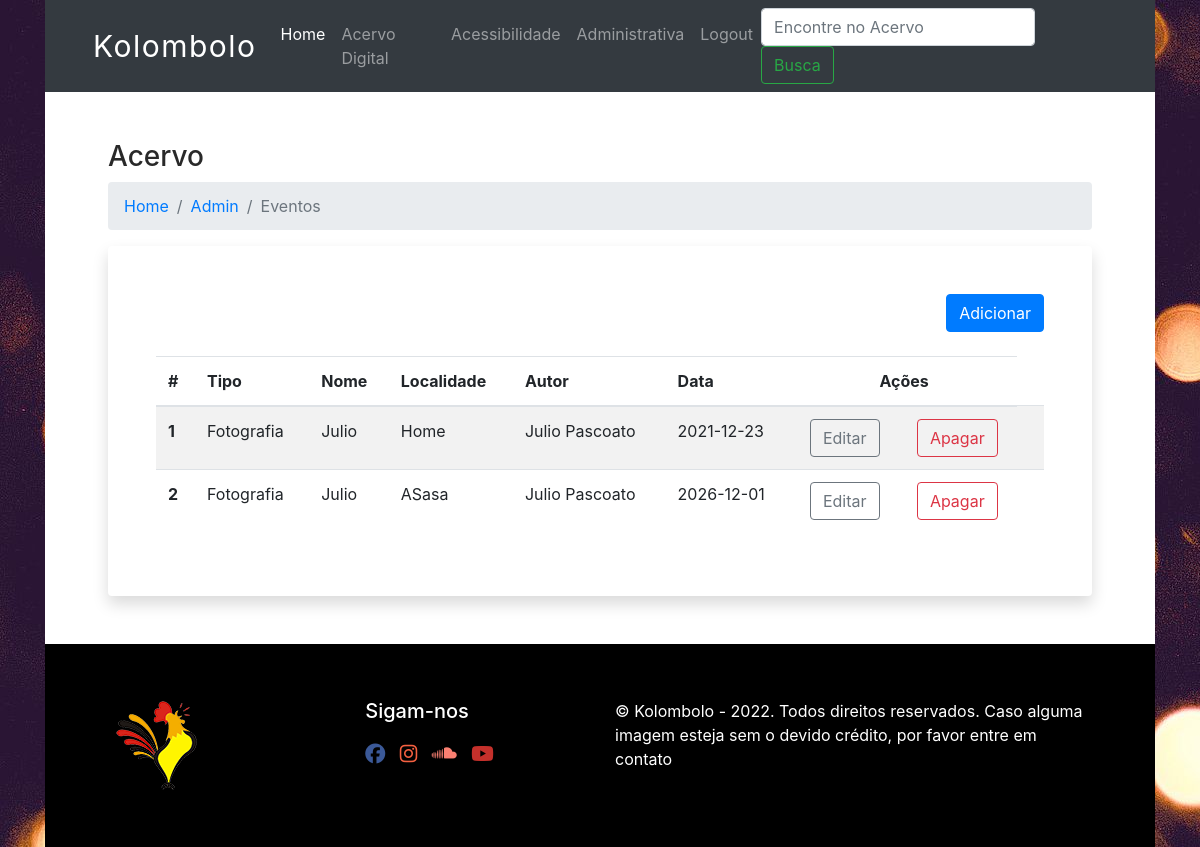
Page /acervo-admin (signed in) on the earlier database version.
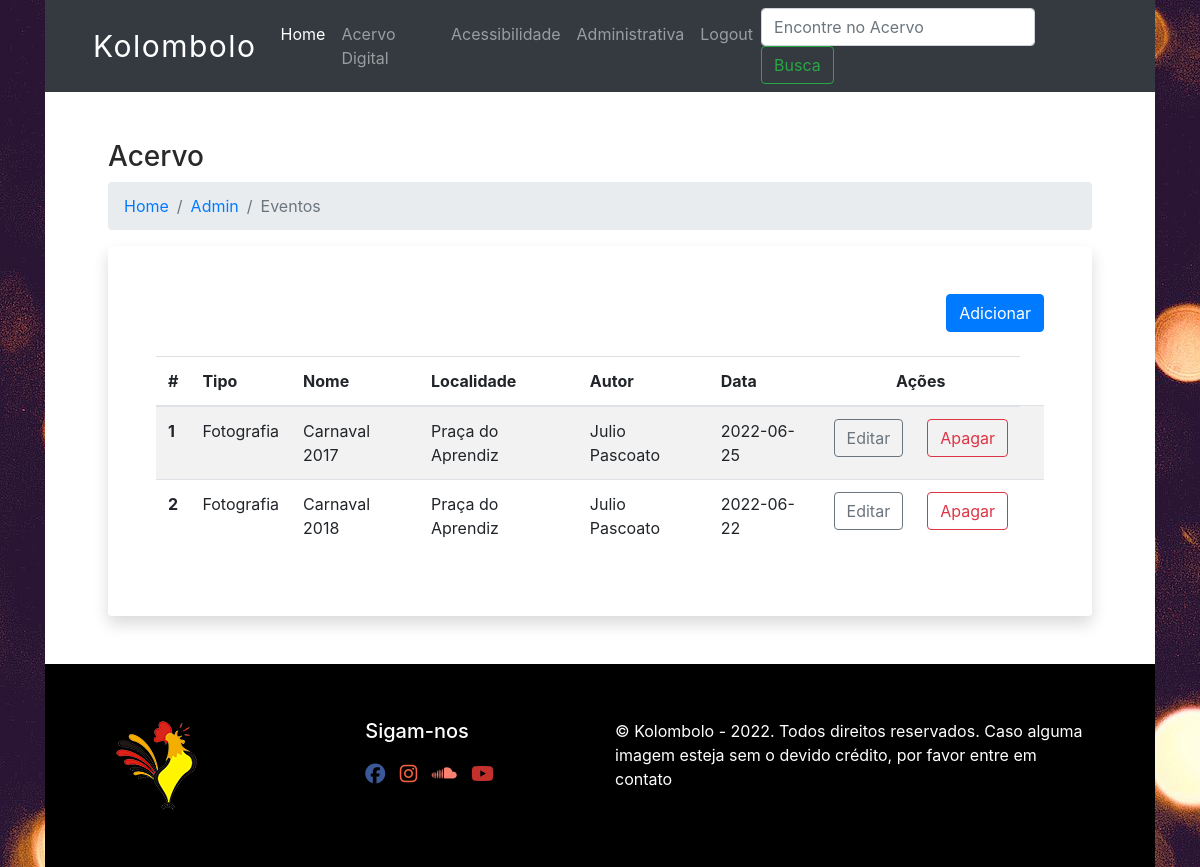
Same page on the later database version.
### database.py (models this page shows, shortened)
class Acervo(Base):
    __tablename__='acervo'
    id=Column(Integer(), primary_key=True, autoincrement=True)
    name=Column(String(80), nullable=False)
    localidade=Column(String(80), nullable=False)
    cidade=Column(String(80), nullable=False)
    estado=Column(String(80), nullable=False)
    data_created=Column(String(40), nullable=False)
    origem=Column(String(80), nullable=False)
    autor_id = Column(Integer, ForeignKey('autor.id'))
    tipo_id = Column(Integer, ForeignKey("tipo.id"))
    tipo = relationship("Midia", backref=backref("tipo", uselist=False))
    suporte_id = Column(Integer, ForeignKey("suporte.id"))
    suporte = relationship("Suporte", backref=backref("suporte", uselist=False))
    protagonistas = relationship('Protagonista', secondary=acervo_protagonista, backref='acervos'  )

class Midia(Base):
    __tablename__='tipo'
    id=Column(Integer(), primary_key=True, autoincrement=True)
    name=Column(String(80), nullable=False, unique=True)

class User(UserMixin, Base):
    __tablename__='autor'
    id=Column(Integer(), primary_key=True, autoincrement=True)
    fullname=Column(String(80), nullable=False, unique=True)
    password=Column(String(25), nullable=False, unique=True)
    email=Column(String(80), unique=True, nullable=False)
    date_created=Column(DateTime(), default=datetime.utcnow)
    acervo_posts = relationship("Acervo", backref='autor')

### app.py (the view)
@app.route('/acervo-admin')
@login_required
def acervo_admin():
    eventos = local_session.query(Acervo).all()
    return render_template("acervo_admin.html", current_user=current_user, eventos=eventos)

### app.py (called while the page is built)
@login_manager.user_loader
def load_user(user_id):
    return local_session.query(User).get(int(user_id))

### templates/acervo_admin.html (shortened to what this page needs)
{% extends "base.html" %}
{% block content %}
<div class="container px-5">
    <h3>Acervo</h3>
    <nav aria-label="breadcrumb">
      <ol class="breadcrumb">
        <li class="breadcrumb-item"><a href="/">Home</a></li>
        <li class="breadcrumb-item"><a href="/admin">Admin</a></li>
        <li class="breadcrumb-item active" aria-current="page">Eventos</li>
      </ol>
    </nav>
    <div class="container p-5 shadow bg-white rounded">
      <a class="btn btn-primary float-right mb-4" href="{{url_for('acervo')}}">Adicionar</a>
        <table class="table table-striped">
            <thead>
              <tr>
                <th scope="col">#</th>
                <th scope="col">Tipo</th>
                <th scope="col">Nome</th>
                <th scope="col">Localidade</th>
                <th scope="col">Autor</th>
                <th scope="col">Data</th>
                <th  class="text-center" colspan="2" scope="col">Ações</th>
              </tr>
            </thead>
            <tbody>
                {% for evento in eventos %}
                    <tr class="text-left">
                        <th scope="row">{{ evento.id }}</th>
                        <td>{{ evento.tipo.name }}</td>
                        <td>{{ evento.name}}</td>
                        <td>{{ evento.localidade }}</td>
                        <td>{{ evento.autor.fullname }}</td>
                        <td>{{ evento.data_created }}</td>
                        <td class="text-center"><a class="btn btn-outline-secondary" href="{{url_for('edit_acervo', acervo_id=evento.id)}}">Editar</a></td>
                        <td class="text-center"><a class="btn btn-outline-danger" href="{{url_for('delete_acervo', acervo_id=evento.id) }}">Apagar</a></td>
                        <td class=""></td>
                    </tr>
                {% endfor %}
            </tbody>
          </table>
    </div>
  </div>
{% endblock %}

Differences in the rows shown:
changed Acervo id 1: name "Julio" → "Carnaval 2017"; localidade "Home" → "Praça do Aprendiz"; data_created "2021-12-23" → "2022-06-25"
changed Acervo id 2: name "Julio" → "Carnaval 2018"; localidade "ASasa" → "Praça do Aprendiz"; data_created "2026-12-01" → "2022-06-22"
